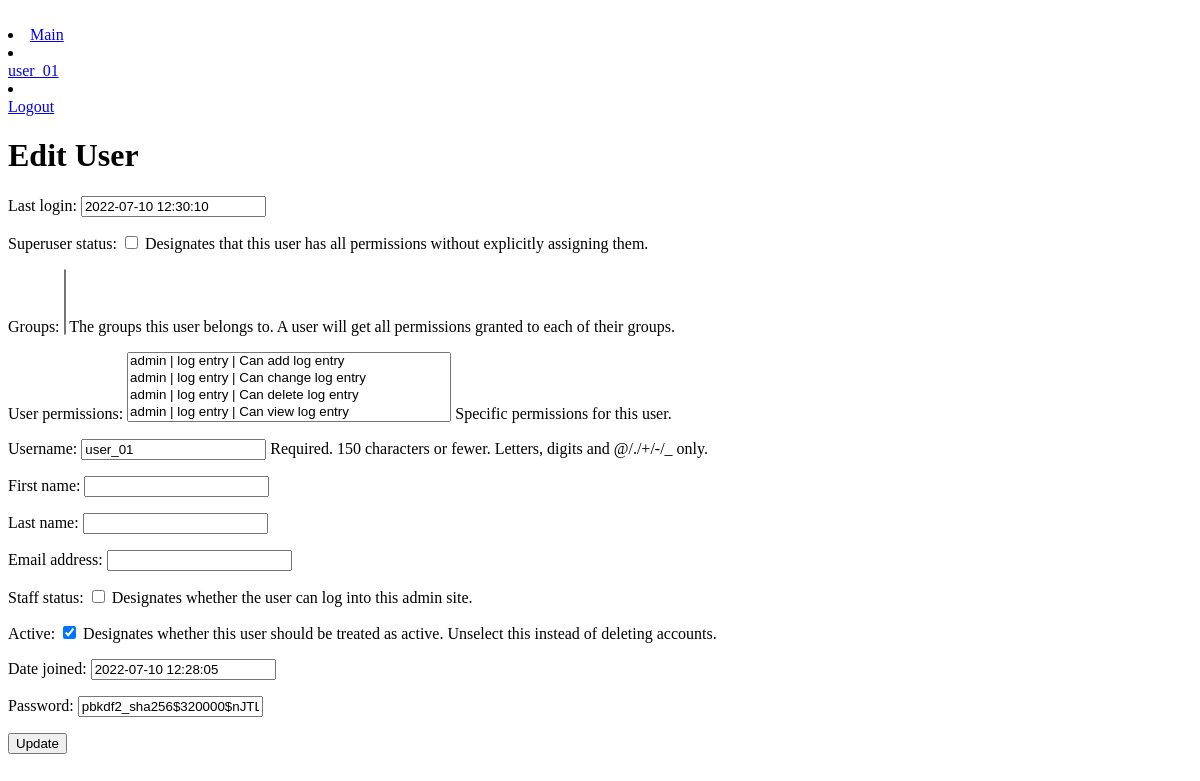
/users/update/3/ (signed in), run on an earlier commit of the app's database.
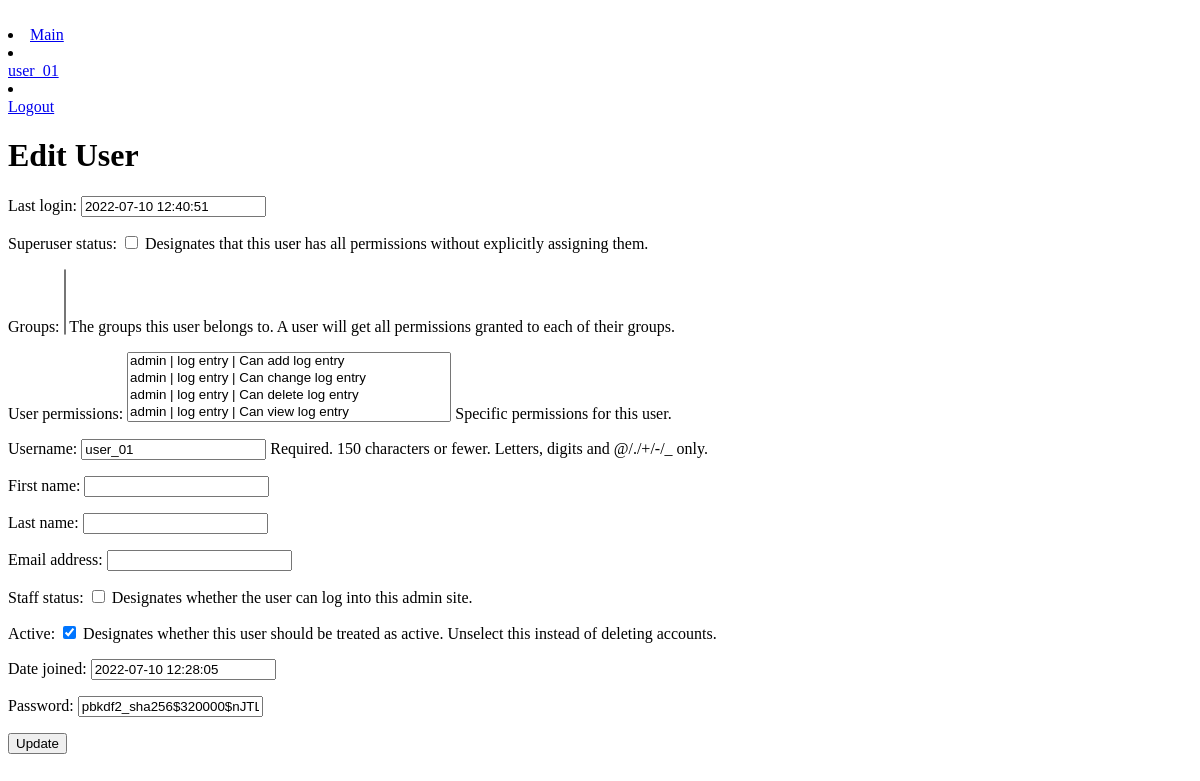
And on a later commit of the database.
### users/models.py (models this page shows, shortened)
class User(AbstractUser):
    password = models.CharField(max_length=40)

### users/views.py (the view)
# urls.py: path("update/<int:pk>/", users.UserUpdateView.as_view(), name="users_edit"),
class UserUpdateView(LoginRequiredMixin, UpdateView):
    model = User
    template_name = "users/user_update.html"
    fields = "__all__"
    login_url = "users:login"
    redirect_field_name = "redirect_to"

### users/templates/users/user_update.html
{% extends 'points/base.html' %}
{% block content %}
    <h1>Edit User</h1>
    <form action="" method="post">{% csrf_token %}
      {{ form.as_p }}
    <input type="submit" value="Update" />
</form>
{% endblock content %}

### points/templates/points/base.html (shortened to what this page needs)
{% load static %}
<!DOCTYPE html>
<html lang="en">
<head>
</head>
<body>
<div>
    <br>
    <li><a href="{% url 'traces:index' %}"> Main</a></li>
    {% if user.is_authenticated %}
    <li><a href="{% url 'traces:index' %}">
        <div>{{ user.username|default:'Пользователь' }}</div>
        </a></li>
    <li><a href="{% url 'users:logout' %}">
        <div>Logout</div>
    </a></li>
    {% endif %}
       </div>
{% block content %}
{% endblock %}
</body>
</html>

What changed in the data, as far as the page shows it:
changed User "user_01": last_login "2022-07-10 12:30:10" → "2022-07-10 12:40:51"
